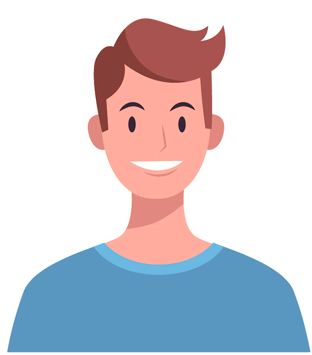
#> input picture Data Preprocessing/Avatar/01.png, 312 x 355 px; its folder holds only this picture in this run
$ jupyter execute --allow-errors medianFilter.ipynb
#> lines starting #> are read from the running program, lines starting #| are printed output that depends on the picture
[cell 1]
import os
import cv2
import numpy as np
import matplotlib.pyplot as plt
import tqdm
import math

[cell 2]
from PIL import Image, ImageFilter

[cell 3]
dir = 'Avatar'
imgData = []
for file in os.listdir(dir):
    filepath = os.path.join(dir, file)
    img = cv2.imread(filepath)
#> img is the input picture: shape (355, 312, 3); mean B, G, R 214, 206.4, 208.4
    try:
        img = cv2.resize(img, (300,300))
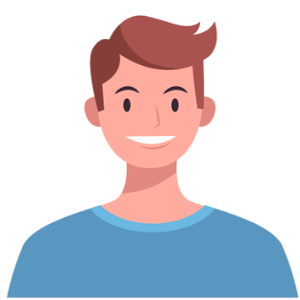
#> img: shape (300, 300, 3); mean B, G, R 214, 206.4, 208.4
        # print(len(img))
        imgData.append(img)
    except:
        print("An exception occurred")
imgData = np.array(imgData)
print(imgData.shape)
#| (1, 300, 300, 3)

[cell 4]
plt.figure(figsize=(15,8))
col = 5
row = math.ceil(len(imgData)/col)
#> row = 1
for i, img in enumerate(imgData):
    plt.subplot(row, col, i+1)
    plt.imshow(cv2.cvtColor(img, cv2.COLOR_RGB2BGR))
#> this loop made 1 pass
plt.show()

[cell 5]
k5_imgData = []
k9_imgData = []
for img in imgData:
    k5_imgData.append(cv2.medianBlur(img, ksize=5))
    k9_imgData.append(cv2.medianBlur(img, ksize=9))
#> after the loop, k5_imgData = 1 item; k9_imgData = 1 item
k5_imgData = np.array(k5_imgData)
k9_imgData = np.array(k9_imgData)
print(k5_imgData.shape)
#| (1, 300, 300, 3)
print(k9_imgData.shape)
#| (1, 300, 300, 3)


$ run again, on Data Preprocessing/Avatar/05.png
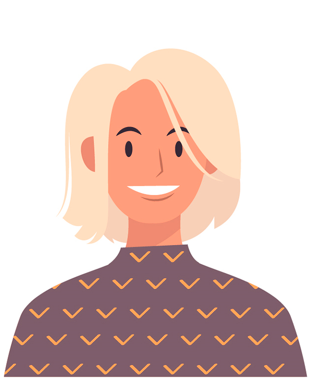
#> input picture Data Preprocessing/Avatar/05.png, 311 x 379 px
#> img is the input picture: shape (379, 311, 3); mean B, G, R 194.7, 200.3, 224
#> `img = cv2.resize(img, (300,300))`:
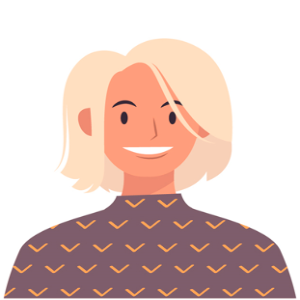
#> img: shape (300, 300, 3); mean B, G, R 194.7, 200.2, 224
#| (1, 300, 300, 3)
#> row = 1
#> the loop `for i, img in enumerate(imgData):` made 1 pass
#> the loop `for img in imgData:` made 1 pass
#> after the loop `for img in imgData:`: k5_imgData = 1 item
#| (1, 300, 300, 3)
#| (1, 300, 300, 3)

$ run again, on Data Preprocessing/Avatar/06.png
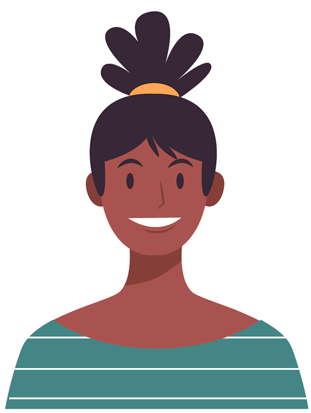
#> input picture Data Preprocessing/Avatar/06.png, 311 x 413 px
#> img is the input picture: shape (413, 311, 3); mean B, G, R 188.5, 187.9, 192.5
#> `img = cv2.resize(img, (300,300))`:
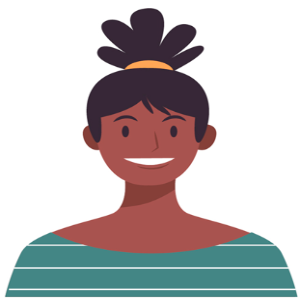
#> img: shape (300, 300, 3); mean B, G, R 188.6, 188.1, 192.7
#| (1, 300, 300, 3)
#> row = 1
#> the loop `for i, img in enumerate(imgData):` made 1 pass
#> the loop `for img in imgData:` made 1 pass
#> after the loop `for img in imgData:`: k5_imgData = 1 item
#| (1, 300, 300, 3)
#| (1, 300, 300, 3)

$ run again, on Data Preprocessing/Avatar/07.png
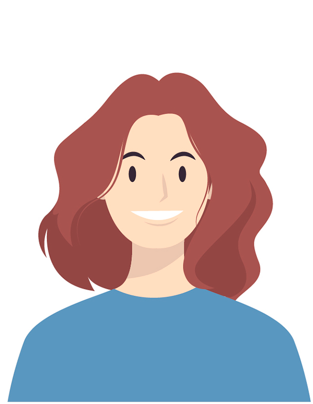
#> input picture Data Preprocessing/Avatar/07.png, 313 x 404 px
#> img is the input picture: shape (404, 313, 3); mean B, G, R 195.8, 190.5, 197.9
#> `img = cv2.resize(img, (300,300))`:
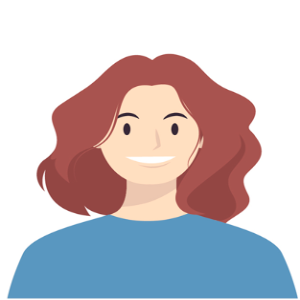
#> img: shape (300, 300, 3); mean B, G, R 195.8, 190.5, 197.9
#| (1, 300, 300, 3)
#> row = 1
#> the loop `for i, img in enumerate(imgData):` made 1 pass
#> the loop `for img in imgData:` made 1 pass
#> after the loop `for img in imgData:`: k5_imgData = 1 item
#| (1, 300, 300, 3)
#| (1, 300, 300, 3)
